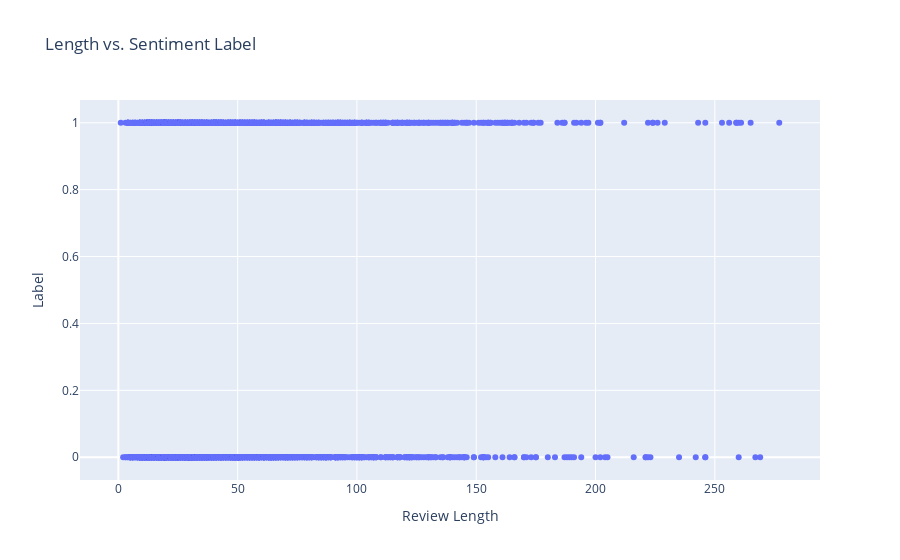

Source (notebook cell):
### Markdown cell above
Correlate length and sentiment marks:

The data is then checked for correlation between the length of these sentences/text with the sentiment tagged together with the data. The figure below is a scatter plot (using the `plotly` module) where the $x$ values are the length of the text and the $y$ values are the sentiments. The lengths are mostly clumped within the $0-100$ range.

### Code cell
df['Text_Length'] = df['Clean_Translated'].apply(lambda x: len(x))
data = df.sort_values(by='Text_Length')
plot = go.Scatter(x = data['Text_Length'], y = data['Tag'], mode='markers')
lyt = go.Layout(title="Length vs. Sentiment Label", xaxis=dict(title='Review Length'),yaxis=dict(title='Label'))
fig = go.Figure(data=[plot], layout=lyt)
py.iplot(fig)

### Figure 1 — Plotly figure (JSON) as saved in the notebook; plotly's stock layout.template omitted (floating-point values rounded to 4 significant figures; data arrays with more than 128 entries replaced by an {"elided": "..."} marker saying what was removed)
{"data": [{"mode": "markers", "type": "scatter", "x": {"elided": "2328 int values"}, "y": {"elided": "2328 int values"}}], "layout": {"title": {"text": "Length vs. Sentiment Label"}, "xaxis": {"title": {"text": "Review Length"}}, "yaxis": {"title": {"text": "Label"}}}}
